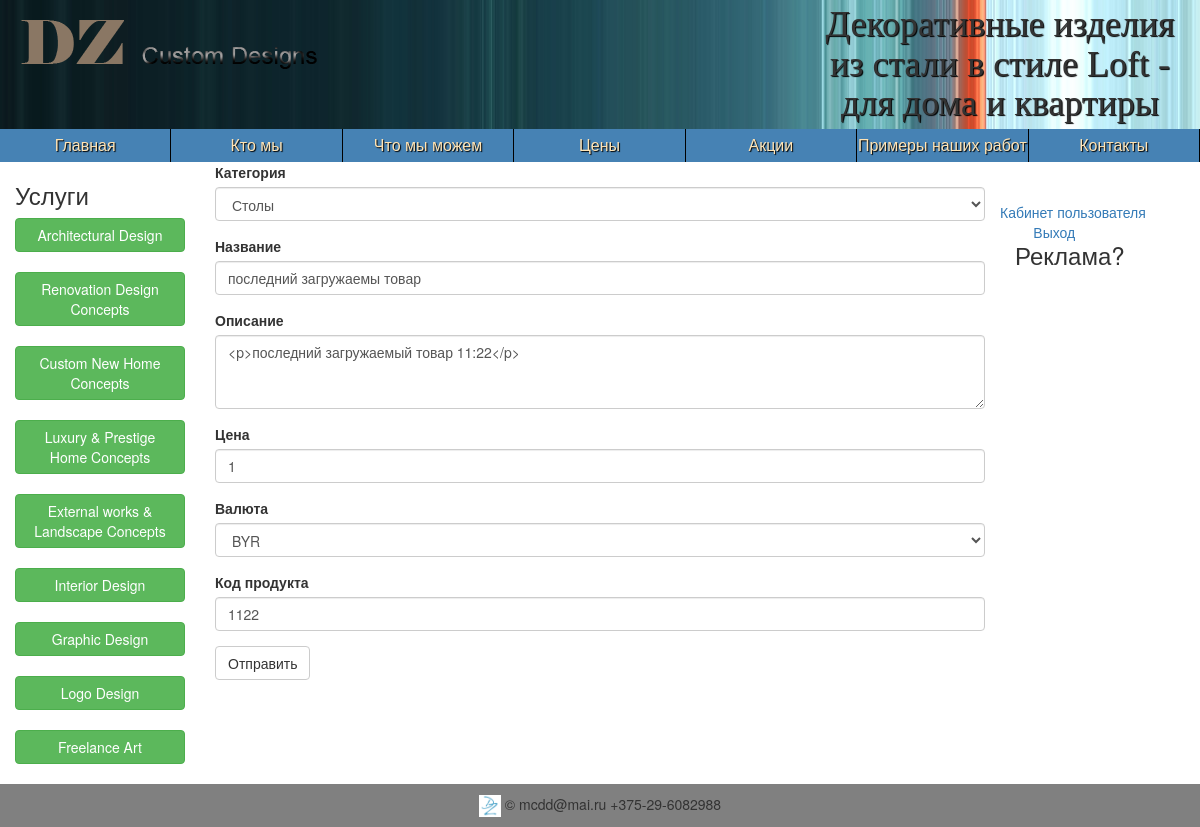
The app's page /tovsedit.php?id=12 (signed in) with its own data.
### tables this page shows
CREATE TABLE IF NOT EXISTS `products` (
  `id` int(11) NOT NULL,
  `cat_id` tinytext NOT NULL,
  `name` tinytext NOT NULL,
  `body` text NOT NULL,
  `price` tinytext NOT NULL,
  `product_code` tinytext NOT NULL,
  `picture` tinytext NOT NULL,
  `picture_small` tinytext NOT NULL,
  `currency` tinytext NOT NULL,
  `status` tinytext NOT NULL,
  `putdate` date NOT NULL,
  `user_id` int(11) NOT NULL,
  `showhide` enum('show','hide') NOT NULL DEFAULT 'show'
);

CREATE TABLE IF NOT EXISTS `categories` (
  `id` int(11) NOT NULL,
  `name` tinytext NOT NULL,
  `parent id` int(11) NOT NULL,
  `showhide` enum('show','hide') NOT NULL DEFAULT 'show'
);

### tovsedit.php (the view, shortened to what this page needs)
<?php
require_once("templates/top.php");
$query="SELECT * FROM products WHERE id=".$_GET['id']." AND user_id=".$_SESSION['id'];
$cat=mysqli_query($dbcnx, $query);
$tov=mysqli_fetch_array($cat);
	?>
<form action="tovsedit.php?id=<?=$_GET['id'];?>" method="post" enctype='multipart/form-data'>
   <div class="form-group">
    <label for="cat_id">Категория</label>
	<select name="cat_id" class="form-control" value="<?=$tov['cat_id'];?>">
		<?php
		$query="SELECT*FROM categories WHERE showhide='show'";
		$cat=mysqli_query($dbcnx, $query);
		while($cats=mysqli_fetch_array($cat)){
		?>
		<option <?=($tov['cat_id']==$cats['id'])? 'selected':''?> name=<?=$cats['id']?>>
		<?=$cats['name'];?>
		</option>
		<?php
		}
		?>
	</select>
  </div>
  <div class="form-group">
    <label for="name">Название</label>
    <input value="<?=$tov['name'];?>" name="name" type="text" class="form-control" id="name" placeholder="Введите название продукта">
  </div>
    <div class="form-group">
    <label for="body">Описание</label>
	<textarea name="body" class="form-control ckeditor"  rows="3" placeholder="Введите описание продукта"><?=$tov['body'];?></textarea>
  </div>
<div class="form-group">
    <label for="price">Цена</label>
    <input value="<?=$tov['price'];?>" name="price" type="text" class="form-control" id="price" placeholder="Введите цену продукта">
  </div>
  <div class="form-group">
    <label for="currency">Валюта</label>
	<select name="currency" class="form-control" value="<?=$tov['currency'];?>">
	  <option>BYR</option>
	</select>
  </div>
  <div class="form-group">
    <label for="product_code">Код продукта</label>
    <input value="<?=$tov['product_code'];?>" name="product_code" type="text" class="form-control" id="product_code" placeholder="Введите код продукта">
  </div>
  <button type="submit" class="btn btn-default">Отправить</button>
</form>
<?php
require_once("templates/bottom.php"); ?>

### media/css/style.css (style rules this page uses)
body { margin: 0; padding: 0; }
.btn { white-space:normal; }

### records on screen
products: cat_id "Столы", name "последний загружаемы товар", body "<p>последний загружаемый товар 11:22</p>", price "1", currency "BYR", product_code "1122"
